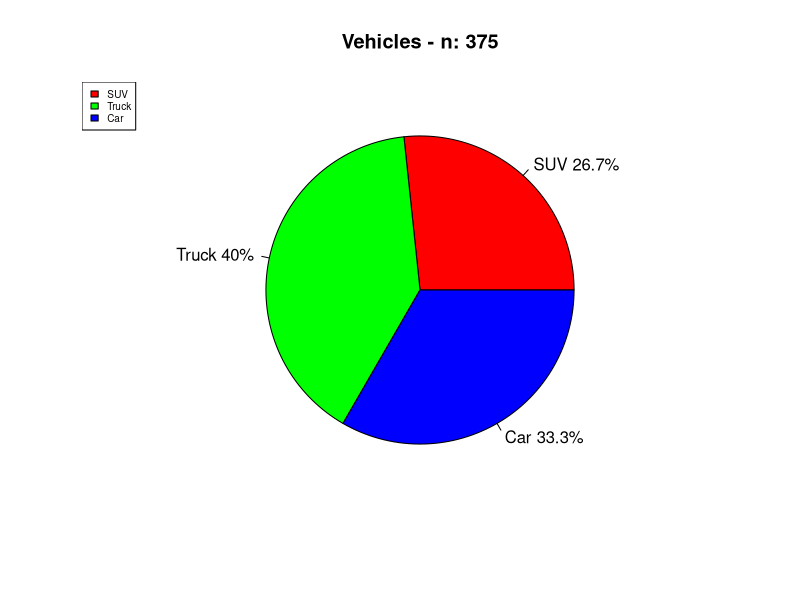
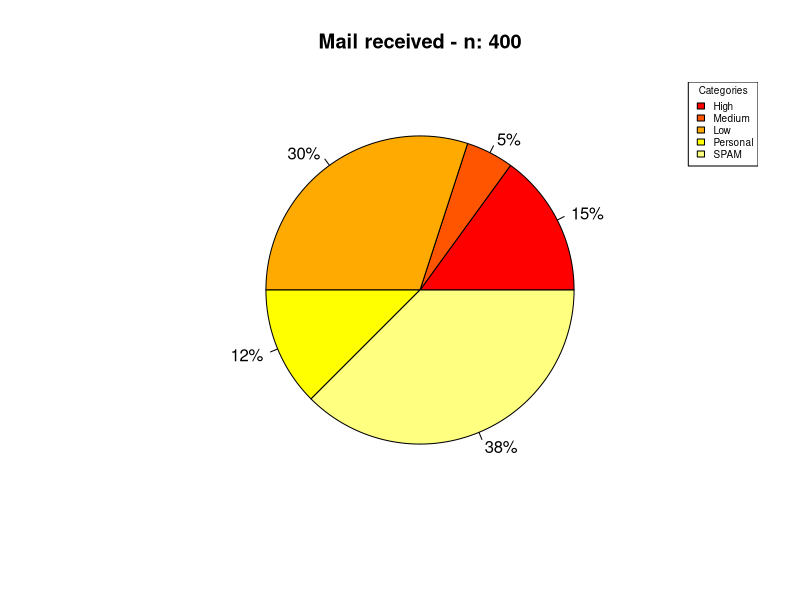
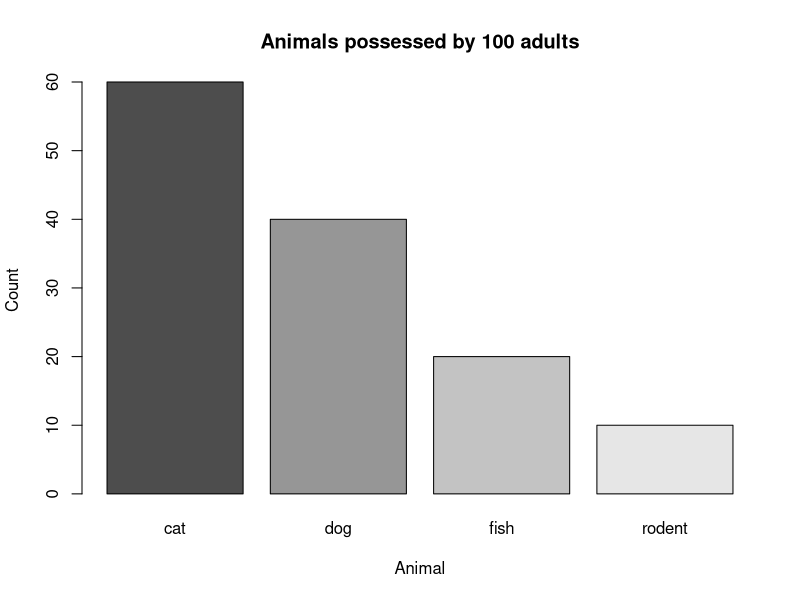

Source code (R) for these figures, in order:
## ---- chunk 1
e1 <- data.frame(category = integer(375)) 
e1$category <- rep(c("SUV","Truck","Car"), c(150,125,100))

# Frequency tables
xtabs(e1) 
## ---- chunk 2
round(prop.table(table(e1$category)), digits = 2)
## ---- chunk 3
pie(table(e1), labels = paste(c("SUV ","Truck ","Car "), round(prop.table(table(e1$category))*100, digits = 1), "%", sep = "") , main = "Vehicles - n: 375", col = rainbow(3))
legend("topleft", c("SUV","Truck","Car"), cex = 0.6, fill = rainbow(3))
## ---- chunk 4
e3 <- data.frame(400)
e3 <- rep( c("high", "medium", "low", "personal", "SPAM"), c(60, 120, 20, 50, 150))

# Frequency table
table(e3)
## ---- chunk 5
paste(prop.table(table(e3))*100, "%", sep = "")
## ---- chunk 6
# Does not work with Knitr.
# par(mar=c(5.1, 4.1, 4.1, 8.1), xpd=TRUE)

pie(table(e3), labels = paste(round(prop.table(table(e3))*100), "%", sep = ""), col = heat.colors(5), main = "Mail received - n: 400")

# With Knitr the legend is not visible, while there is no problem with the normal plot output.

#usr <- par("usr")*1.2; rect(usr[1], usr[3], usr[2], usr[4], lwd=2, col=NA)
legend("topright", legend = c("High", "Medium", "Low", "Personal", "SPAM"), fill = heat.colors(5), title = "Categories", cex = 0.6)

## ---- chunk 7
e8 <- data.frame(100)
e8 <- rep(c("dog", "cat", "fish", "rodent"), c(40, 60, 20, 10))
table(e8)
barplot(table(e8), main = "Animals possessed by 100 adults", xlab = "Animal", ylab = "Count", col = gray.colors(4))

